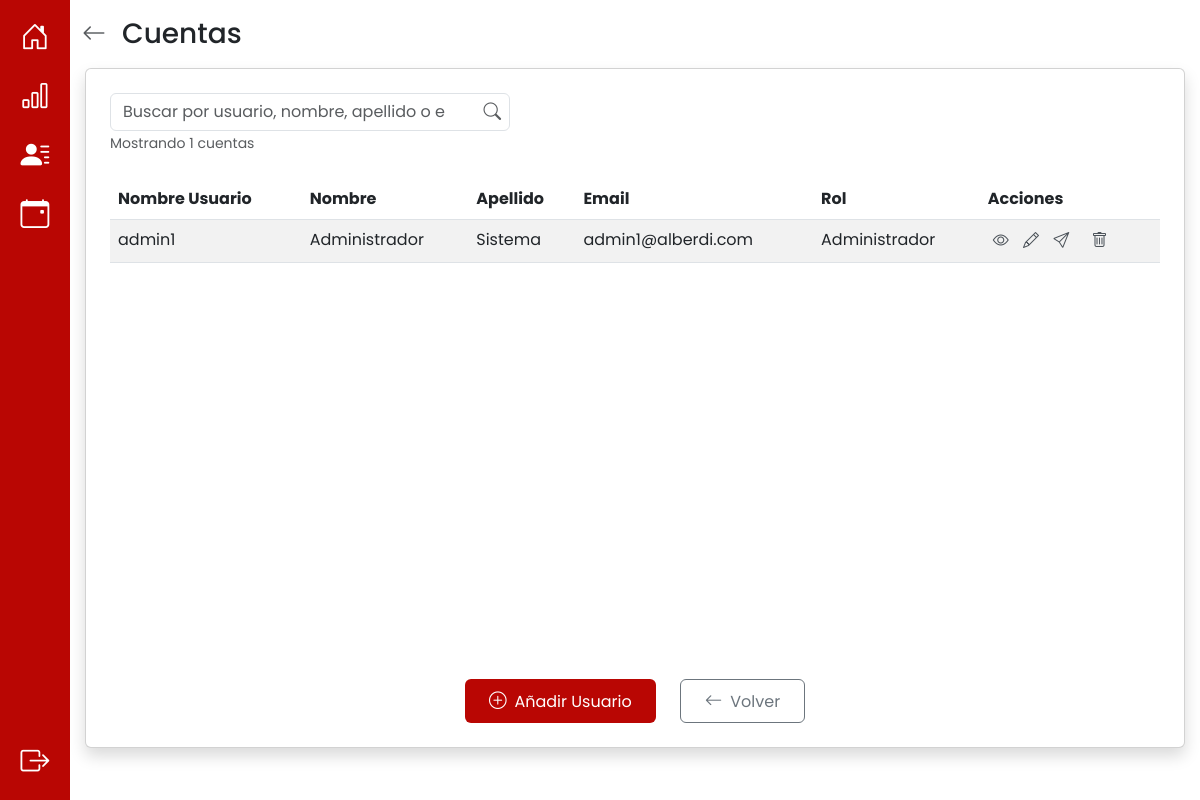
Page /cuentas/ (signed in) on the earlier database version.
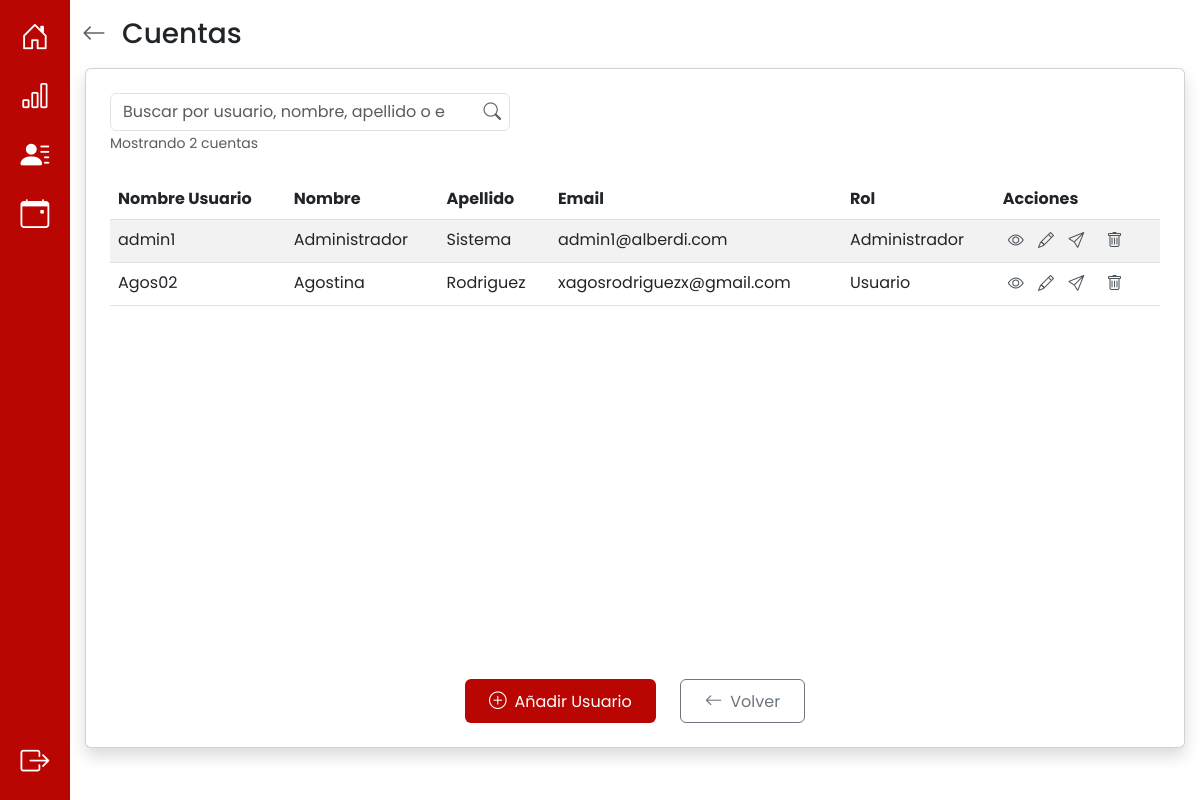
Same page on the later database version.
### app/models.py (models this page shows, shortened)
class Cuenta(db.Model):
    __tablename__ = 'cuenta'
    nombre_usuario = db.Column(db.String(10), primary_key=True)
    email = db.Column(db.String(50), unique=True, nullable=False)
    nombre = db.Column(db.String(20), nullable=False)
    apellido = db.Column(db.String(20), nullable=False)
    password_hash = db.Column(db.String(255), nullable=False)
    email_verificado = db.Column(db.Boolean, default=False)
    fecha_creacion = db.Column(db.DateTime, default=datetime.utcnow, nullable=False)
    ultimo_acceso = db.Column(db.DateTime, nullable=True)
    eventos = db.relationship('Evento', back_populates='usuario', cascade="all, delete-orphan")
    pagos = db.relationship('Pago', back_populates='usuario', cascade="all, delete-orphan")
    administrador = db.relationship('Administrador', back_populates='cuenta', uselist=False)
    def es_administrador(self):
        return Administrador.query.filter_by(nombre_usuario=self.nombre_usuario).first() is not None

### app/routes/cuentas_routes.py (the view)
@cuentas_bp.route("/")
@login_required
@admin_required
def cuentas():
    cuentas = Cuenta.query.all()
    admins = {admin.nombre_usuario for admin in Administrador.query.all()}
    cuentas_con_rol = []
    for cuenta in cuentas:
        rol = "Administrador" if cuenta.nombre_usuario in admins else "Usuario"
        cuentas_con_rol.append({
            "nombre_usuario": cuenta.nombre_usuario,
            "nombre": cuenta.nombre,
            "apellido": cuenta.apellido,
            "email": cuenta.email,
            "rol": rol
        })
    return render_template('cuentas.html', list_cuentas=cuentas_con_rol)

### app/templates/cuentas.html (shortened to what the changed rows need)
{% extends 'base.html' %} {% block title %} Cuentas {% endblock %} {% block
styles %}
<link
  rel="stylesheet"
  href="{{ url_for('static', filename='css/cuentas.css') }}"
/>
{% endblock %} {% block content %}
<div class="container py-3" style="min-height: 90vh">
  <div
    class="card shadow p-4 w-100 mx-auto"
    style="max-width: 1100px; min-height: 85vh"
  >
    <div class="row">
      <div class="mb-4 w-100">
        <div class="position-relative w-100" style="max-width: 400px">
          <input
            type="search"
            id="inputBusqueda"
            class="form-control pe-5"
            placeholder="Buscar por usuario, nombre, apellido o email..."
            autocomplete="off"
          />
          <button
            type="button"
            id="btnBuscar"
            class="btn btn-link position-absolute top-50 end-0 translate-middle-y me-2 p-0 text-muted"
          >
          </button>
        </div>
        <small class="text-muted" id="contadorResultados">
          Mostrando {{ list_cuentas|length }} cuentas
        </small>
      </div>
    </div>
    <div class="row flex-grow-1 overflow-auto">
      <div class="col-12">
        <table class="table table-striped table-hover w-100">
          <thead>
            <tr>
              <th>Nombre Usuario</th>
              <th>Nombre</th>
              <th>Apellido</th>
              <th>Email</th>
              <th>Rol</th>
              <th>Acciones</th>
            </tr>
          </thead>
          <tbody id="tbodyCuentas">
            {% if list_cuentas %} {% for cuenta in list_cuentas %}
            <tr>
              <td>{{ cuenta.nombre_usuario }}</td>
              <td>{{ cuenta.nombre }}</td>
              <td>{{ cuenta.apellido }}</td>
              <td>{{ cuenta.email }}</td>
              <td>{{ cuenta.rol }}</td>
              <td class="acciones">
                <button
                  type="button"
                  class="btn btn-link p-0 text-decoration-none ver-detalles-btn"
                  data-usuario="{{ cuenta.nombre_usuario }}"
                  title="Ver detalles"
                >
                  <i class="bi bi-eye"></i>
                </button>
                <button
                  type="button"
                  class="btn btn-link p-0 text-decoration-none ms-2 editar-cuenta-btn"
                  data-usuario="{{ cuenta.nombre_usuario }}"
                  title="Editar"
                >
                  <i class="bi bi-pencil"></i>
                </button>
                {% if not cuenta.email_verificado %}
                <button
                  type="button"
                  class="btn btn-link p-0 text-decoration-none ms-2 reenviar-verificacion-btn"
                  data-usuario="{{ cuenta.nombre_usuario }}"
                  data-email="{{ cuenta.email }}"
                  title="Reenviar verificación"
                >
                  <i class="bi bi-send"></i>
                </button>
                {% endif %}
                <form
                  action="{{ url_for('cuentas.eliminar_cuenta', nombre_usuario=cuenta.nombre_usuario) }}"
                  method="POST"
                  style="display: inline"
                  class="ms-2"
                  onsubmit="return confirm('¿Estás seguro de eliminar la cuenta de {{ cuenta.nombre_usuario }}?');"
                >
                  <button
                    type="submit"
                    class="btn btn-link p-0 text-decoration-none"
                    title="Eliminar"
                  >
                    <i class="bi bi-trash"></i>
                  </button>
                </form>
              </td>
            </tr>
            {% endfor %} {% else %}
            <tr>
              <td colspan="7" class="text-center">No hay usuarios cargados</td>
            </tr>
            {% endif %}
          </tbody>
        </table>
      </div>
    </div>
  </div>
</div>
{% endblock %}

Differences in the rows shown:
added Cuenta: nombre_usuario "Agos02", nombre "Agostina", apellido "Rodriguez", email "xagosrodriguezx@gmail.com", rol "Usuario"
Other differences:
{{ list_cuentas|length }}: "1" → "2"
